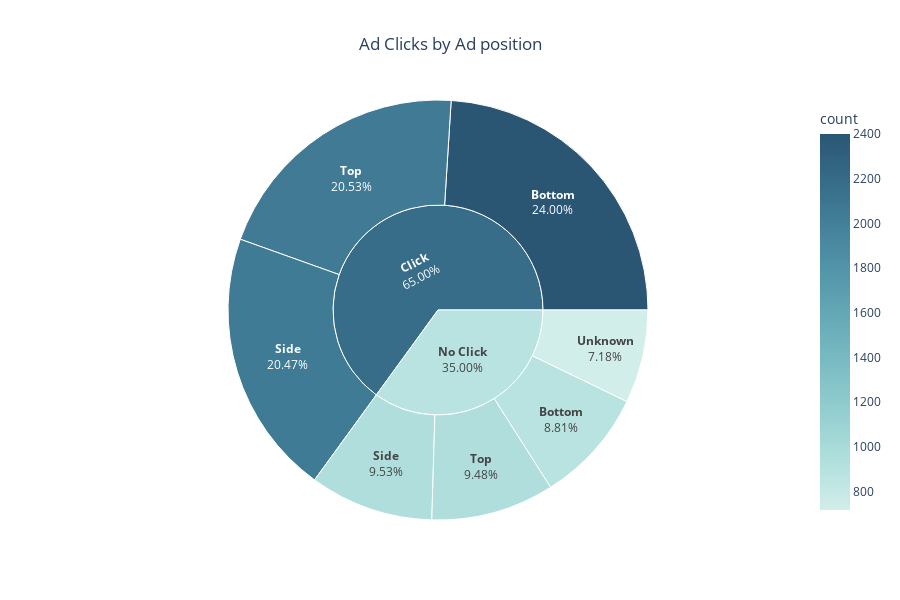

The cell this chart's notebook holds for it:
### Code cell
feature_counts = df.groupby([df['click'].map({1: 'Click', 0: 'No Click'}), 'ad_position']).size().reset_index(name='count')

total_count = feature_counts['count'].sum()
feature_counts['percent'] = feature_counts['count'] / total_count * 100

fig = px.sunburst(feature_counts, path=['click', 'ad_position'], values='count',
                 color='count', color_continuous_scale='Teal',
                 title='Ad Clicks by Ad position')

fig.update_traces(
    textinfo='label+percent entry',  
    texttemplate='<b>%{label}</b><br>%{percentEntry:.2%}'
)

fig.update_layout(title_text='Ad Clicks by Ad position',
                  title_x=0.5, width=900, height=600)  

fig.show()

### Figure 1 — Plotly figure (JSON) as saved in the notebook; plotly's stock layout.template omitted (floating-point values rounded to 4 significant figures)
{"data": [{"branchvalues": "total", "customdata": [[2400], [881], [2047], [953], [2053], [948], [718], [2179.0], [885.3]], "domain": {"x": [0, 1], "y": [0, 1]}, "hovertemplate": "labels=%{label}<br>count_sum=%{value}<br>parent=%{parent}<br>id=%{id}<br>count=%{color}<extra></extra>", "ids": ["Click/Bottom", "No Click/Bottom", "Click/Side", "No Click/Side", "Click/Top", "No Click/Top", "No Click/Unknown", "Click", "No Click"], "labels": ["Bottom", "Bottom", "Side", "Side", "Top", "Top", "Unknown", "Click", "No Click"], "marker": {"coloraxis": "coloraxis", "colors": [2400, 881, 2047, 953, 2053, 948, 718, 2179.0, 885.3]}, "name": "", "parents": ["Click", "No Click", "Click", "No Click", "Click", "No Click", "No Click", "", ""], "textinfo": "label+percent entry", "texttemplate": "<b>%{label}</b><br>%{percentEntry:.2%}", "type": "sunburst", "values": [2400, 881, 2047, 953, 2053, 948, 718, 6500, 3500]}], "layout": {"coloraxis": {"colorbar": {"title": {"text": "count"}}, "colorscale": [[0, "rgb(209, 238, 234)"], [0.1667, "rgb(168, 219, 217)"], [0.3333, "rgb(133, 196, 201)"], [0.5, "rgb(104, 171, 184)"], [0.6667, "rgb(79, 144, 166)"], [0.8333, "rgb(59, 115, 143)"], [1, "rgb(42, 86, 116)"]]}, "height": 600, "legend": {"tracegroupgap": 0}, "title": {"text": "Ad Clicks by Ad position", "x": 0.5}, "width": 900}}
